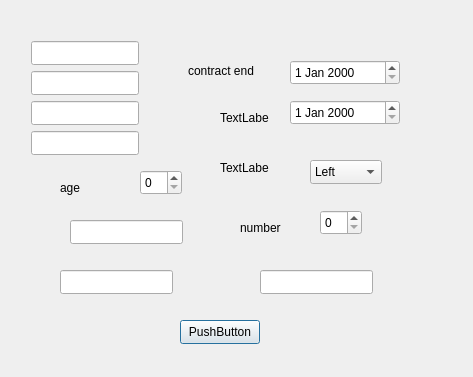
<?xml version="1.0" encoding="UTF-8"?>
<ui version="4.0">
 <class>UpdateData</class>
 <widget class="QDialog" name="UpdateData">
  <property name="geometry">
   <rect>
    <x>0</x>
    <y>0</y>
    <width>473</width>
    <height>377</height>
   </rect>
  </property>
  <property name="windowTitle">
   <string>Dialog</string>
  </property>
  <widget class="QLineEdit" name="priceLE">
   <property name="geometry">
    <rect>
     <x>260</x>
     <y>270</y>
     <width>113</width>
     <height>24</height>
    </rect>
   </property>
  </widget>
  <widget class="QLabel" name="clubContractL">
   <property name="geometry">
    <rect>
     <x>220</x>
     <y>110</y>
     <width>49</width>
     <height>16</height>
    </rect>
   </property>
   <property name="text">
    <string>TextLabel</string>
   </property>
  </widget>
  <widget class="QLineEdit" name="lastNameLE">
   <property name="geometry">
    <rect>
     <x>31</x>
     <y>131</y>
     <width>108</width>
     <height>24</height>
    </rect>
   </property>
  </widget>
  <widget class="QLineEdit" name="idLE">
   <property name="geometry">
    <rect>
     <x>31</x>
     <y>41</y>
     <width>108</width>
     <height>24</height>
    </rect>
   </property>
  </widget>
  <widget class="QLineEdit" name="nameLE">
   <property name="geometry">
    <rect>
     <x>31</x>
     <y>71</y>
     <width>108</width>
     <height>24</height>
    </rect>
   </property>
  </widget>
  <widget class="QLabel" name="footL">
   <property name="geometry">
    <rect>
     <x>220</x>
     <y>160</y>
     <width>49</width>
     <height>16</height>
    </rect>
   </property>
   <property name="text">
    <string>TextLabel</string>
   </property>
  </widget>
  <widget class="QLineEdit" name="leagueLE">
   <property name="geometry">
    <rect>
     <x>70</x>
     <y>220</y>
     <width>113</width>
     <height>24</height>
    </rect>
   </property>
  </widget>
  <widget class="QLineEdit" name="surnameLE">
   <property name="geometry">
    <rect>
     <x>31</x>
     <y>101</y>
     <width>108</width>
     <height>24</height>
    </rect>
   </property>
  </widget>
  <widget class="QSpinBox" name="ageSB">
   <property name="geometry">
    <rect>
     <x>140</x>
     <y>170</y>
     <width>42</width>
     <height>25</height>
    </rect>
   </property>
  </widget>
  <widget class="QLineEdit" name="clubLE">
   <property name="geometry">
    <rect>
     <x>60</x>
     <y>270</y>
     <width>113</width>
     <height>24</height>
    </rect>
   </property>
  </widget>
  <widget class="QLabel" name="contactEndL">
   <property name="geometry">
    <rect>
     <x>188</x>
     <y>60</y>
     <width>81</width>
     <height>21</height>
    </rect>
   </property>
   <property name="text">
    <string>contract end</string>
   </property>
  </widget>
  <widget class="QSpinBox" name="numberSB">
   <property name="geometry">
    <rect>
     <x>320</x>
     <y>210</y>
     <width>42</width>
     <height>25</height>
    </rect>
   </property>
  </widget>
  <widget class="QDateEdit" name="clubContractDE">
   <property name="geometry">
    <rect>
     <x>290</x>
     <y>100</y>
     <width>110</width>
     <height>25</height>
    </rect>
   </property>
  </widget>
  <widget class="QComboBox" name="footCB">
   <property name="geometry">
    <rect>
     <x>310</x>
     <y>160</y>
     <width>72</width>
     <height>24</height>
    </rect>
   </property>
   <item>
    <property name="text">
     <string>Left</string>
    </property>
   </item>
   <item>
    <property name="text">
     <string>Right</string>
    </property>
   </item>
   <item>
    <property name="text">
     <string>Both</string>
    </property>
   </item>
  </widget>
  <widget class="QDateEdit" name="contractEndDE">
   <property name="geometry">
    <rect>
     <x>290</x>
     <y>60</y>
     <width>110</width>
     <height>25</height>
    </rect>
   </property>
  </widget>
  <widget class="QLabel" name="ageL">
   <property name="geometry">
    <rect>
     <x>60</x>
     <y>180</y>
     <width>49</width>
     <height>16</height>
    </rect>
   </property>
   <property name="text">
    <string>age</string>
   </property>
  </widget>
  <widget class="QLabel" name="numberL">
   <property name="geometry">
    <rect>
     <x>240</x>
     <y>220</y>
     <width>49</width>
     <height>16</height>
    </rect>
   </property>
   <property name="text">
    <string>number</string>
   </property>
  </widget>
  <widget class="QPushButton" name="updatePB">
   <property name="geometry">
    <rect>
     <x>180</x>
     <y>320</y>
     <width>80</width>
     <height>24</height>
    </rect>
   </property>
   <property name="text">
    <string>PushButton</string>
   </property>
  </widget>
 </widget>
 <resources/>
 <connections/>
</ui>
